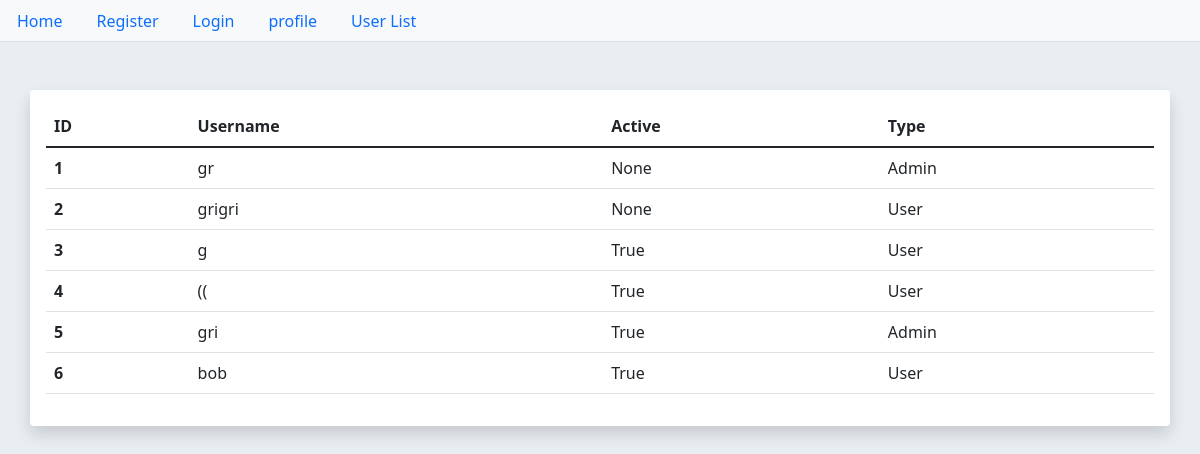
The app's page /user_list (signed in) with its own data.
### myapp/bp_user/model_user.py (models this page shows, shortened)
class User(db.Model, UserMixin):
    id = db.Column(db.Integer, primary_key=True)
    username = db.Column(db.String(50), nullable=False)
    password = db.Column(db.String(255))
    active = db.Column(db.Boolean)
    profile_type = db.Column(db.Integer, default=1)
    date_added = db.Column(db.DateTime, default=datetime.now())
    @property
    def is_admin(self):
        try:
            return (self.profile_type == 0)
        except:
            return False

### myapp/bp_user/views_user.py (the view)
@bp_user.route('/user_list')
@only_admins
def do_user_list():
    users = User.query.all()
    return render_template('user/user_list.html', users=users)

### myapp/bp_user/model_user.py (called while the page is built)
@login_manager.user_loader
def load_user(user_id):
    try:
        return User.query.get(user_id)
    except Exception as e:
        logging.error('error loading user {}: {}'.format(user_id, e))
    return None

def only_admins(func):
    @wraps(func)
    def is_allowed(*args, **kwargs):
        cu = current_user
        if cu is not None and cu.profile_type == 0:
            return func(*args, **kwargs)
        else:
            abort(403)
    return is_allowed

### myapp/templates/user/user_list.html
{% extends 'index.html' %}
{% block main_content %}
<table class="table">
    <thead>
    <tr>
        <th scope="col">ID</th>
        <th scope="col">Username</th>
        <th scope="col">Active</th>
        <th scope="col">Type</th>
    </tr>
    </thead>
    <tbody>
    {% for user in users%}
    <tr>
        <th scope="row">{{user.id}}</th>
        <td>{{user.username}}</td>
        <td>{{user.active}}</td>
        {% if user.profile_type == 1%}
        <td>User</td>
        {% else %}
        <td>Admin</td>
        {% endif %}
    </tr>
    {% endfor %}
    </tbody>
</table>
{% endblock %}

### myapp/templates/index.html (shortened to what this page needs)
<!doctype html>
<html lang="en">
<head>
    <link href="https://cdn.jsdelivr.net/npm/bootstrap@5.1.3/dist/css/bootstrap.min.css" rel="stylesheet"
>
</head>
<body>
{% block navbar%}
<ul class="nav nav-tabs bg-light">
    <li class="nav-item">
        <a class="nav-link" href="{{url_for('bp_general.do_home')}}">Home</a>
    </li>
    <li class="nav-item">
        <a class="nav-link" href="{{url_for('bp_user.do_register')}}">Register</a>
    </li>
    <li class="nav-item">
        <a class="nav-link" href="{{url_for('bp_user.do_login')}}">Login</a>
    </li>
    <li class="nav-item">
        <a class="nav-link" href="{{url_for('bp_user.do_user', name='test')}}">profile</a>
    </li>
    {% if current_user.is_admin %}
    <li class="nav-item">
        <a class="nav-link" href="{{url_for('bp_user.do_user_list')}}">User List</a>
    </li>
    {% endif %}
</ul>
{% endblock %}
<div class="shadow p-3 my-5 bg-body rounded container">
    {% block main_content %}
    {% endblock %}
</div>
</body>
</html>

### myapp/templates/index.html (style rules this page uses)
body { background-color: #e9eef2; }

### records on screen
User: id "1", username "gr", active "None", profile_type "Admin"
User: id "2", username "grigri", active "None", profile_type "User"
User: id "3", username "g", active "True", profile_type "User"
User: id "4", username "((", active "True", profile_type "User"
User: id "5", username "gri", active "True", profile_type "Admin"
User: id "6", username "bob", active "True", profile_type "User"
